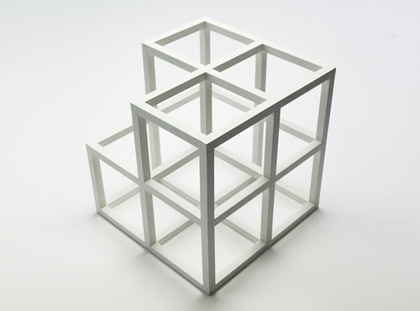
%> input picture A3/input_ex3.jpg, 420 x 311 px, shrunk from 500 x 370 before the run
$ octave main.m   (GNU Octave 9; MATLAB toolbox functions it lacks are replaced by stand-ins)
%> lines starting %> are read from the running program, lines starting %| are printed output that depends on the picture; in (x1, y1, x2, y2) boxes, pixels count from 0 and x2, y2 are one past the last pixel; in counts of white or black regions, pixels touching at a corner belong together; the program's own positions count from 1
### A3/image_gradient.m
function [Ix,Iy, mag] = image_gradient(I,sigma)
% image_gradient function calculates the gradient of a gray image.
% Input parameter are I_gray and sigma.
% I_gray    : gray image matrix.
% sigma     : Sqaure root of standard diviation of Gaussian function
%
% Output
% Ix        : Gradient in X direction.
% Iy        : Gradient in Y direction.

% Implementation
    r = round(3 * sigma);      % Mask radius
    i = -r:r;                  % this represents x and y. both are same here.
    % 1D Gaussian
    g = exp(-i.^2 / (2*sigma^2)) / (sqrt(2*pi)*sigma);
    % Gradient
    d = i.*g / sigma^2;
    % In above lines, g and d are 1 dimensional.
    % Convolute the image 1st with 1D function g and then 1D detivative.
    Ix = conv2(conv2(I, g', 'same'), d , 'same');
    Iy = conv2(conv2(I, g , 'same'), d', 'same');
    % Magnitude of the gradients.
    mag = sqrt(Ix.^2 + Iy.^2);

end

### A3/hough_array.m
function [H,T,R] = hough_array(mt, Ix, Iy)
    % mt matrix with edge information
    % Number of rows and columns of image matrix
    rows = size(mt, 1); % Represents y direction (height)
    cols = size(mt, 2); % Represents x direction (width)
    % Maximum possible rho length = diagonal of the image.
    rho_max = round(sqrt(rows^2 + cols^2));

    % Constructing rho array
    R = -rho_max:1:rho_max;
    % Constructing Theta array
    T = -90:1:89;

    % H matrix columns will be -90 to 89 (180 entries including 0).
    H = zeros(numel(R), numel(T));
    for i = 1:rows % height y
        for j= 1:cols % width x
           if (mt(i,j) == 1)
               theta = atan(Iy(i,j)/Ix(i,j)); % Range from (-pi/2, pi/2)
               rho = j * cos(theta) + i * sin(theta);
               d_theta = round(theta * 180 / pi) ;
               % Values from -90 to 89 are accepted. so 90 will be -90
               if (d_theta == 90)
                   d_theta = -90;
               end
               % Now map theta values from (-90, 89) to (1, 180)
               d_theta_i = d_theta + 90 + 1;
               % Map r_rho value from -rho_max to rho_max
               r_rho = round(rho)+rho_max+1;
               % Storing the voting hough matrix
               H(r_rho, d_theta_i) = H(r_rho, d_theta_i) + 1;
           end
        end
    end

end

### A3/plot_houghlines.m
% Calculating houghlines
function plot_houghlines(I_gray, mt, T, R, P)
    % This function plots the houghlines on the input image I_gray.
    % Input parameters :
    % I_gray    : Gray image
    % mt        : Magnitude threshold
    % T         : Theta array
    % R         : Rho array
    % P         : Hough peaks array

    lines = houghlines(mt,T,R,P);
    figure, imshow(I_gray), hold on % Plotting original image

    for k = 1:length(lines)
       xy = [lines(k).point1; lines(k).point2];
       plot(xy(:,1),xy(:,2),'LineWidth',2,'Color','green');

       % Plot beginnings and ends of lines
       plot(xy(1,1),xy(1,2),'x','LineWidth',2,'Color','yellow');
       plot(xy(2,1),xy(2,2),'x','LineWidth',2,'Color','red');

    end
end

### A3/main.m
close all;
clear all;

%% Variable parameters
% Values for parametric study
% Numeber of peaks, used in  Finding peaks section below.
num_peaks = 10;
% Gaussian standard diviation
sigma = 0.5;

%% Reading an image and computing its Gradients
% Reading an image
I = imread('input_ex3.jpg'); % convert uint8 to double
%> I is the input picture: size 311x420x3 uint8; mean R, G, B 218.4, 219.2, 216.6
% Color to gray
I_gray = rgb2gray(I);
% Double precision range [0,1]
I_gray = im2double(I_gray);
%> I_gray: size 311x420 double

% Plotting original and gray image
% figure; subplot(1, 2, 1); imshow(I, []); title('original');
% subplot(1, 2, 2); imshow(I_gray, []); title('Gray');

% Gradient in X and Y directions, gradient Magnitude. see the file image_gradient
[Ix,Iy, mag] = image_gradient(I_gray, sigma);
%> in image_gradient, `Iy = conv2(conv2(I, g , 'same'), d', 'same');`:
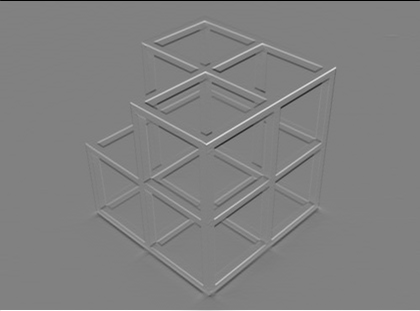
%> Iy: size 311x420 double; min -0.402, max 0.392, mean 7.62e-05; drawn with min black and max white
%> in image_gradient, `mag = sqrt(Ix.^2 + Iy.^2);`:
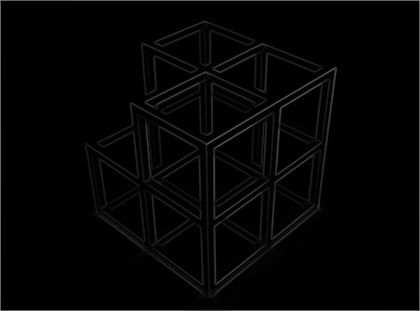
%> mag: size 311x420 double; min 6.13e-19, max 0.504, mean 0.0179

% Plotting magnitude of the gradient
figure; subplot(1,2,1); imshow(mag, []); title('Gradient');

%% Thresholding gradient magnitude image.
% Threshold to eliminate weak pixels for Hough transformation
level = graythresh(mag);
%> level = 0.118
% mt = imbinarize(mag,level);
mt = edge(I_gray,'canny');
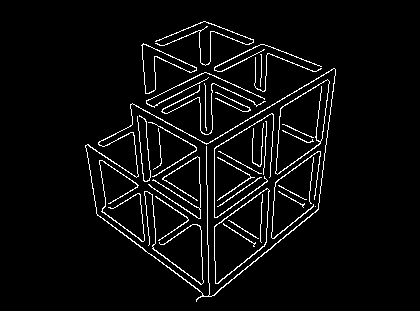
%> mt: size 311x420 logical; 4.6% white in thin lines or dots, all inside (x1, y1, x2, y2) = (85, 21, 336, 302)
% mt = 1*(mag > 0.03);
subplot(1,2,2); imshow(mt, []); title('Gradient Threshold');

%% Calling a function that computes
% Hough array H, Theta array T, Rho array R
[H,T,R] = hough_array(mt, Ix, Iy);
%> after the loop in hough_array, `for i = 1:rows`:
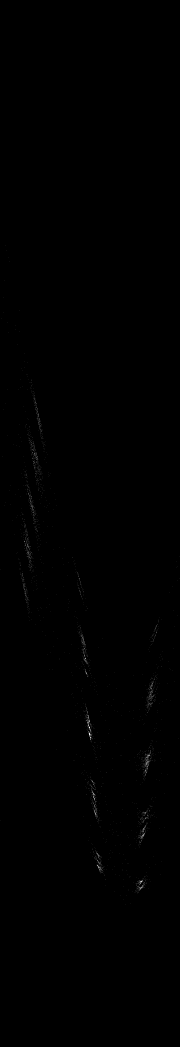
%> H: size 1047x180 double; min 0, max 22, mean 0; drawn with min black and max white
%> after the loop in hough_array, `for i = 1:rows`: d_theta = 21; d_theta_i = 112; r_rho = 814; rho = 290.5; theta = 0.359
%> T = 180 values from -90 to 89; R = 1047 values from -523 to 523

% Plotting H array
figure;
imshow(imadjust(rescale(H)),'XData',T,'YData',R,...
      'InitialMagnification','fit');
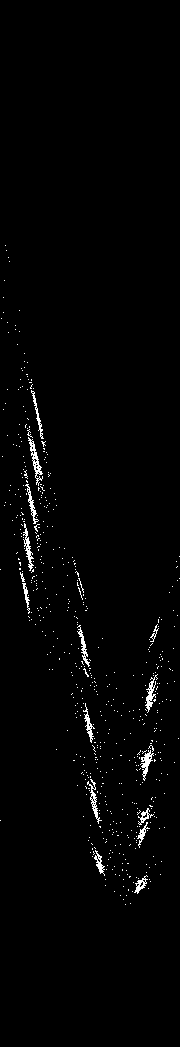
%> displayed picture: size 1047x180, on the screen's scale of 0 to 255; 1.5% white in thin lines or dots, all inside (x1, y1, x2, y2) = (0, 245, 180, 905)
title('Hough transform of gantrycrane');
xlabel('\theta'), ylabel('\rho');
axis on, axis normal, hold on;
colormap(gca,hot)

%% Finding peaks
P  = houghpeaks(H,num_peaks);
%> P = [728 90; 882 142; 659 86; 866 98; 794 94; 814 96; 674 87; 836 144; 756 149; 771 146]
figure;
imshow(H,[],'XData',T,'YData',R,'InitialMagnification','fit');

xlabel('\theta'), ylabel('\rho');
axis on, axis normal, hold on;
plot(T(P(:,2)),R(P(:,1)),'s','color','white');
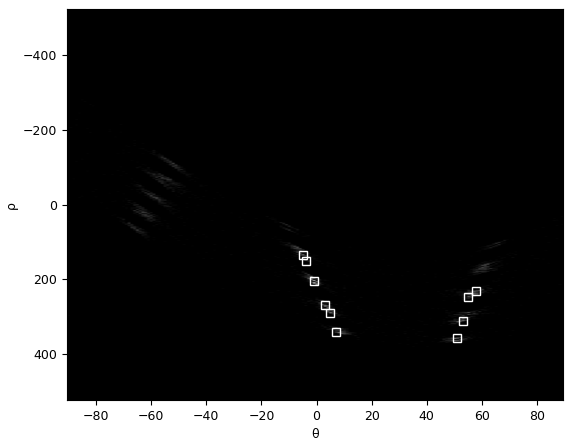
%> figure redrawn from the program's plot data

%% Houghlines plotting
plot_houghlines(I_gray, mt, T, R, P)
%> in plot_houghlines, `lines = houghlines(mt,T,R,P);`: lines = 3 lines; point1 to point2 (x, y): (278, 102) to (211, 143), (151, 171) to (156, 229), (162, 159) to (166, 204)
%> the loop in plot_houghlines, `for k = 1:length(lines)` made 3 passes
%> xy on passes 1 to 3: [151 171; 156 229], [162 159; 166 204], [278 102; 211 143]
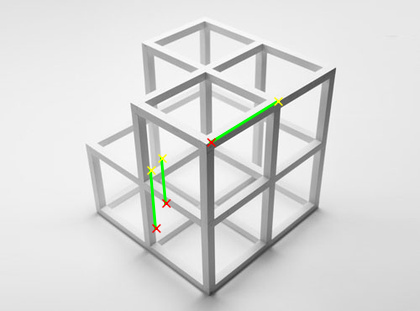
%> figure redrawn from the program's plot data
